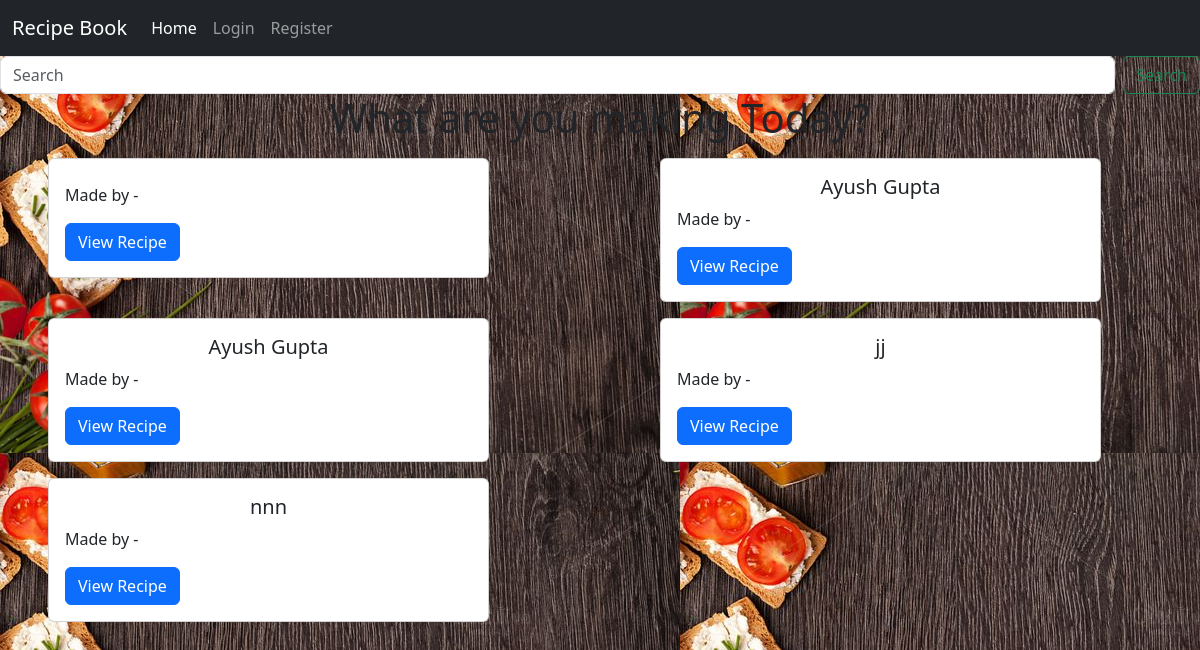
The app's page /, older data.
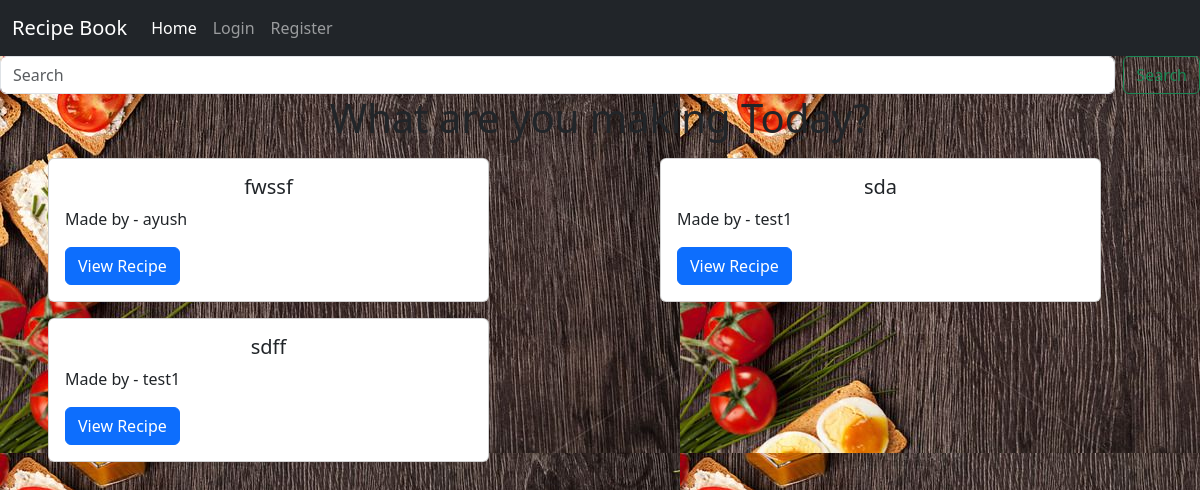
The same page, newer data.
### recipes/models.py (models this page shows)
class Recipe(models.Model):
    name = models.CharField(max_length=250)
    description = models.TextField()
    user=models.ForeignKey(User,on_delete=models.CASCADE)

### recipes/views.py (the view)
# urls.py: 2. Add a URL to urlpatterns:  path('', views.home, name='home')
def home(request):
    receipe_list=Recipe.objects.order_by("-id")
    if request.GET.get('search'):
        receipe_list=receipe_list.filter(name__icontains= request.GET.get('search'))
    context={'recipe':receipe_list}
    return render(request,'home.html',context)

### recipes/templates/home.html (shortened to what this page needs)
<!DOCTYPE html>
<html lang="en">
<head>
  <link href="https://cdn.jsdelivr.net/npm/bootstrap@5.3.2/dist/css/bootstrap.min.css" rel="stylesheet"
>
</head>
<body >
  <nav class="navbar navbar-expand-lg navbar-dark bg-dark">
    <div class="container-fluid">
      <a class="navbar-brand" href="#">Recipe Book</a>
      <div class="collapse navbar-collapse" id="navbarSupportedContent">
        <ul class="navbar-nav me-auto mb-2 mb-lg-0">
          <li class="nav-item">
            <a class="nav-link active" aria-current="page" href="/">Home</a>
          </li>
          {% if user.is_authenticated %}
          <li class="nav-item">
            <a class="nav-link" href="Recipe/">New Recipe</a>
          </li>
          <li class="nav-item">
            <a class="nav-link" href="myRecipe/">My Recipes</a>
          </li>
          <li class="nav-item">
            <a class="nav-link" href="{% url 'logout' %}">Logout</a>
          </li>
          {% else %}
          <li class="nav-item">
            <a class="nav-link" href="{% url 'login' %}">Login</a>
          </li>
          <li class="nav-item">
            <a class="nav-link" href="{% url 'register' %}">Register</a>
          </li>
          {% endif %}
        </ul>
      </div>
    </div>
  </nav>
  <form class="d-flex" role="search">
    <input class="form-control me-2" name="search" type="search" placeholder="Search" aria-label="Search">
    <button class="btn btn-outline-success" type="submit">Search</button>
  </form>
  <h1 style="text-align: center;">What are you making Today?</h1>
  <div class="row">
    {% for r in recipe%}
    <div class="col-sm-6 ">
      <div class="card my-2 ms-5" style="width: 75%;">
        <div class="card-body">
          <h5 class="card-title" style="text-align: center;">{{r.name}}</h5>
          <p class="card-text">Made by - {{r.user}}</p>
          <a href="recipe_detail/{{r.id}}" class="btn btn-primary">View Recipe</a>
        </div>
      </div>
    </div>
    {% endfor %}
  </div>
</body>
</html>

Row changes from the older to the newer data that the page shows:
removed Recipe: name "Ayush Gupta"
removed Recipe: name "Ayush Gupta"
removed Recipe: name "jj"
removed Recipe: name "nnn"
added Recipe: name "fwssf", user "ayush"
added Recipe: name "sda", user "test1"
added Recipe: name "sdff", user "test1"
